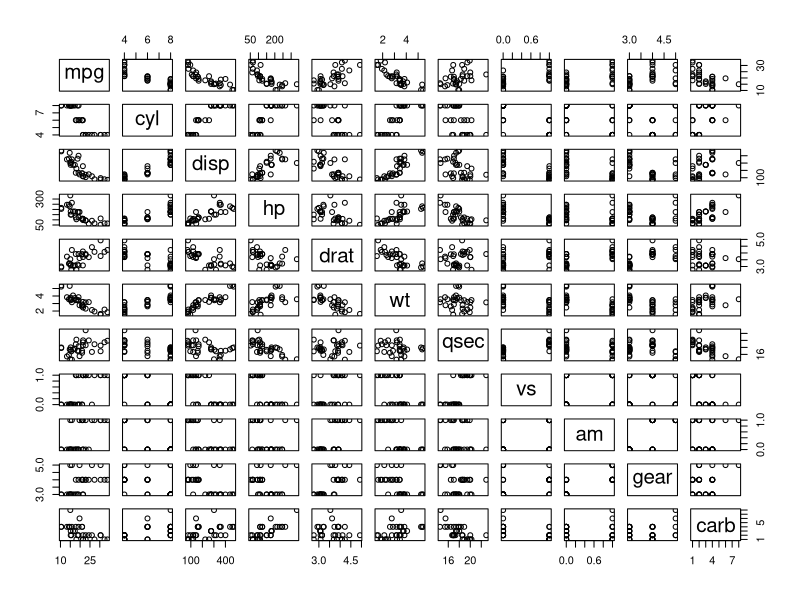
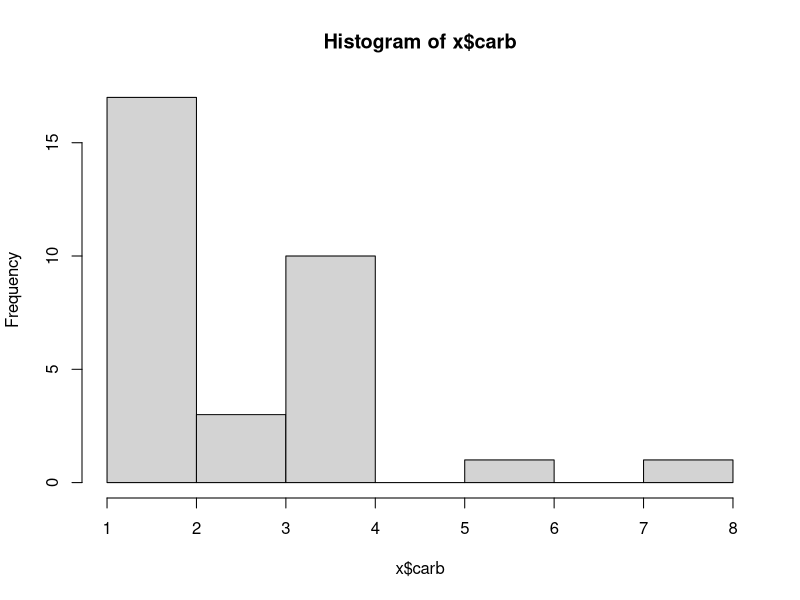

The R source for these figures, in order:
## ---- chunk 1
knitr::opts_chunk$set(echo = TRUE)
## ---- chunk 2
cars <- mtcars
cars
## ---- chunk 3
head(cars)
## ---- chunk 4
plot(cars)
## ---- chunk 5
summary(cars)
## ---- chunk 6
car_func <- function(x, ...)
  UseMethod("car_func")
car_func.carb_hist <- function(x) hist(x$carb)
car_func.carb_hist(cars)
